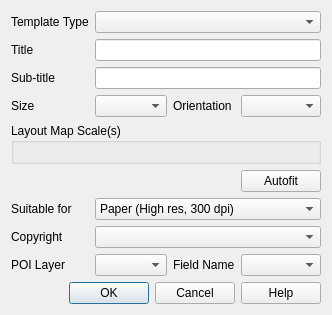
<?xml version="1.0" encoding="UTF-8"?>
<ui version="4.0">
 <class>TemplateSelector</class>
 <widget class="QDialog" name="TemplateSelector">
  <property name="windowModality">
   <enum>Qt::ApplicationModal</enum>
  </property>
  <property name="geometry">
   <rect>
    <x>0</x>
    <y>0</y>
    <width>312</width>
    <height>270</height>
   </rect>
  </property>
  <property name="windowTitle">
   <string>Open Template</string>
  </property>
  <property name="modal">
   <bool>true</bool>
  </property>
  <layout class="QGridLayout" name="gridLayout">
   <item row="10" column="0" colspan="5">
    <widget class="QDialogButtonBox" name="buttonBox">
     <property name="orientation">
      <enum>Qt::Horizontal</enum>
     </property>
     <property name="standardButtons">
      <set>QDialogButtonBox::Cancel|QDialogButtonBox::Help|QDialogButtonBox::Ok</set>
     </property>
    </widget>
   </item>
   <item row="8" column="4">
    <widget class="QComboBox" name="poiFieldComboBox"/>
   </item>
   <item row="8" column="3">
    <widget class="QLabel" name="poiFieldLabel">
     <property name="text">
      <string>Field Name</string>
     </property>
    </widget>
   </item>
   <item row="0" column="1" colspan="4">
    <widget class="QComboBox" name="templateTypeComboBox"/>
   </item>
   <item row="7" column="0">
    <widget class="QLabel" name="copyrightLabel">
     <property name="text">
      <string>Copyright</string>
     </property>
    </widget>
   </item>
   <item row="7" column="1" colspan="4">
    <widget class="QComboBox" name="copyrightComboBox"/>
   </item>
   <item row="0" column="0">
    <widget class="QLabel" name="templateTypeLabel">
     <property name="text">
      <string>Template Type</string>
     </property>
    </widget>
   </item>
   <item row="3" column="0">
    <widget class="QLabel" name="sizeLabel">
     <property name="text">
      <string>Size</string>
     </property>
    </widget>
   </item>
   <item row="3" column="1" colspan="2">
    <widget class="QComboBox" name="sizeComboBox"/>
   </item>
   <item row="3" column="3">
    <widget class="QLabel" name="orientationLabel">
     <property name="text">
      <string>Orientation</string>
     </property>
    </widget>
   </item>
   <item row="3" column="4">
    <widget class="QComboBox" name="orientationComboBox"/>
   </item>
   <item row="8" column="0">
    <widget class="QLabel" name="poiLayerLabel">
     <property name="enabled">
      <bool>true</bool>
     </property>
     <property name="text">
      <string>POI Layer</string>
     </property>
    </widget>
   </item>
   <item row="9" column="0">
    <spacer name="verticalSpacer">
     <property name="orientation">
      <enum>Qt::Vertical</enum>
     </property>
     <property name="sizeHint" stdset="0">
      <size>
       <width>20</width>
       <height>40</height>
      </size>
     </property>
    </spacer>
   </item>
   <item row="8" column="1" colspan="2">
    <widget class="QComboBox" name="poiLayerComboBox">
     <property name="enabled">
      <bool>true</bool>
     </property>
    </widget>
   </item>
   <item row="1" column="1" colspan="4">
    <widget class="QLineEdit" name="titleLineEdit"/>
   </item>
   <item row="6" column="1" colspan="4">
    <widget class="QComboBox" name="suitableForComboBox">
     <item>
      <property name="text">
       <string>Paper (High res, 300 dpi)</string>
      </property>
     </item>
     <item>
      <property name="text">
       <string>Electronic (Low res, 96 dpi)</string>
      </property>
     </item>
    </widget>
   </item>
   <item row="1" column="0">
    <widget class="QLabel" name="titleLabel">
     <property name="text">
      <string>Title</string>
     </property>
    </widget>
   </item>
   <item row="6" column="0">
    <widget class="QLabel" name="suitableForLabel">
     <property name="text">
      <string>Suitable for</string>
     </property>
    </widget>
   </item>
   <item row="2" column="0">
    <widget class="QLabel" name="label">
     <property name="text">
      <string>Sub-title</string>
     </property>
    </widget>
   </item>
   <item row="2" column="1" colspan="4">
    <widget class="QLineEdit" name="subtitleLineEdit"/>
   </item>
   <item row="4" column="0" colspan="5">
    <widget class="QGroupBox" name="mapScalesGroupBox">
     <property name="title">
      <string>Layout Map Scale(s)</string>
     </property>
     <layout class="QGridLayout" name="gridLayout_2">
      <item row="0" column="0">
       <layout class="QGridLayout" name="scalesGridLayout"/>
      </item>
     </layout>
    </widget>
   </item>
   <item row="5" column="4">
    <widget class="QPushButton" name="autofit_btn">
     <property name="text">
      <string>Autofit</string>
     </property>
    </widget>
   </item>
  </layout>
 </widget>
 <tabstops>
  <tabstop>templateTypeComboBox</tabstop>
  <tabstop>titleLineEdit</tabstop>
  <tabstop>subtitleLineEdit</tabstop>
  <tabstop>sizeComboBox</tabstop>
  <tabstop>orientationComboBox</tabstop>
  <tabstop>suitableForComboBox</tabstop>
  <tabstop>copyrightComboBox</tabstop>
  <tabstop>poiLayerComboBox</tabstop>
  <tabstop>poiFieldComboBox</tabstop>
  <tabstop>buttonBox</tabstop>
 </tabstops>
 <resources/>
 <connections>
  <connection>
   <sender>buttonBox</sender>
   <signal>rejected()</signal>
   <receiver>TemplateSelector</receiver>
   <slot>reject()</slot>
   <hints>
    <hint type="sourcelabel">
     <x>245</x>
     <y>184</y>
    </hint>
    <hint type="destinationlabel">
     <x>286</x>
     <y>215</y>
    </hint>
   </hints>
  </connection>
  <connection>
   <sender>buttonBox</sender>
   <signal>accepted()</signal>
   <receiver>TemplateSelector</receiver>
   <slot>openTemplate()</slot>
   <hints>
    <hint type="sourcelabel">
     <x>115</x>
     <y>184</y>
    </hint>
    <hint type="destinationlabel">
     <x>120</x>
     <y>214</y>
    </hint>
   </hints>
  </connection>
  <connection>
   <sender>buttonBox</sender>
   <signal>helpRequested()</signal>
   <receiver>TemplateSelector</receiver>
   <slot>loadHelpPage()</slot>
   <hints>
    <hint type="sourcelabel">
     <x>61</x>
     <y>184</y>
    </hint>
    <hint type="destinationlabel">
     <x>39</x>
     <y>49</y>
    </hint>
   </hints>
  </connection>
  <connection>
   <sender>templateTypeComboBox</sender>
   <signal>currentIndexChanged(int)</signal>
   <receiver>TemplateSelector</receiver>
   <slot>onTemplateTypeChanged(int)</slot>
   <hints>
    <hint type="sourcelabel">
     <x>103</x>
     <y>19</y>
    </hint>
    <hint type="destinationlabel">
     <x>69</x>
     <y>34</y>
    </hint>
   </hints>
  </connection>
  <connection>
   <sender>sizeComboBox</sender>
   <signal>currentIndexChanged(int)</signal>
   <receiver>TemplateSelector</receiver>
   <slot>onPaperSizeChanged(int)</slot>
   <hints>
    <hint type="sourcelabel">
     <x>111</x>
     <y>68</y>
    </hint>
    <hint type="destinationlabel">
     <x>21</x>
     <y>85</y>
    </hint>
   </hints>
  </connection>
  <connection>
   <sender>orientationComboBox</sender>
   <signal>currentIndexChanged(int)</signal>
   <receiver>TemplateSelector</receiver>
   <slot>onPaperOrientationChanged(int)</slot>
   <hints>
    <hint type="sourcelabel">
     <x>268</x>
     <y>71</y>
    </hint>
    <hint type="destinationlabel">
     <x>225</x>
     <y>82</y>
    </hint>
   </hints>
  </connection>
 </connections>
 <slots>
  <slot>openTemplate()</slot>
  <slot>updateScaleText()</slot>
  <slot>loadHelpPage()</slot>
  <slot>onTemplateTypeChanged(int)</slot>
  <slot>onPaperSizeChanged(int)</slot>
  <slot>onPaperOrientationChanged(int)</slot>
 </slots>
</ui>
